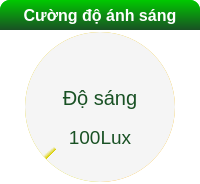
                              <widget class="QFrame" name="Top_Ctrl_frame_3">
                               <property name="sizePolicy">
                                <sizepolicy hsizetype="Preferred" vsizetype="Expanding">
                                 <horstretch>0</horstretch>
                                 <verstretch>0</verstretch>
                                </sizepolicy>
                               </property>
                               <property name="styleSheet">
                                <string notr="true">background-color: rgb(255, 255, 255);
border-radius: 10px;</string>
                               </property>
                               <property name="frameShape">
                                <enum>QFrame::StyledPanel</enum>
                               </property>
                               <property name="frameShadow">
                                <enum>QFrame::Raised</enum>
                               </property>
                               <layout class="QVBoxLayout" name="verticalLayout_31">
                                <property name="spacing">
                                 <number>0</number>
                                </property>
                                <property name="leftMargin">
                                 <number>0</number>
                                </property>
                                <property name="topMargin">
                                 <number>0</number>
                                </property>
                                <property name="rightMargin">
                                 <number>0</number>
                                </property>
                                <property name="bottomMargin">
                                 <number>0</number>
                                </property>
                                <item>
                                 <widget class="QFrame" name="Top_Ctrl_frame3_header">
                                  <property name="styleSheet">
                                   <string notr="true">background-color: rgb(0, 200, 0);</string>
                                  </property>
                                  <property name="frameShape">
                                   <enum>QFrame::StyledPanel</enum>
                                  </property>
                                  <property name="frameShadow">
                                   <enum>QFrame::Raised</enum>
                                  </property>
                                  <layout class="QVBoxLayout" name="verticalLayout_21">
                                   <property name="spacing">
                                    <number>0</number>
                                   </property>
                                   <property name="leftMargin">
                                    <number>0</number>
                                   </property>
                                   <property name="topMargin">
                                    <number>0</number>
                                   </property>
                                   <property name="rightMargin">
                                    <number>0</number>
                                   </property>
                                   <property name="bottomMargin">
                                    <number>0</number>
                                   </property>
                                   <item>
                                    <widget class="QPushButton" name="Top_Ctrl_header3">
                                     <property name="minimumSize">
                                      <size>
                                       <width>0</width>
                                       <height>30</height>
                                      </size>
                                     </property>
                                     <property name="font">
                                      <font>
                                       <family>Segoe UI</family>
                                       <pointsize>12</pointsize>
                                       <weight>75</weight>
                                       <bold>true</bold>
                                      </font>
                                     </property>
                                     <property name="styleSheet">
                                      <string notr="true">color: rgb(255, 255, 255);
background-color: qlineargradient(spread:pad, x1:0, y1:0, x2:0, y2:1, stop:0 rgba(0, 201, 0, 255), stop:1 rgba(25, 81, 36, 255));
border-bottom-left-radius: 0px;
border-bottom-right-radius: 0px;</string>
                                     </property>
                                     <property name="text">
                                      <string>Cường độ ánh sáng</string>
                                     </property>
                                    </widget>
                                   </item>
                                  </layout>
                                 </widget>
                                </item>
                                <item>
                                 <widget class="QFrame" name="Top_Ctrl_frame3_body">
                                  <property name="sizePolicy">
                                   <sizepolicy hsizetype="Preferred" vsizetype="Expanding">
                                    <horstretch>0</horstretch>
                                    <verstretch>0</verstretch>
                                   </sizepolicy>
                                  </property>
                                  <property name="styleSheet">
                                   <string notr="true">background-color: rgba(0, 0, 0, 0);</string>
                                  </property>
                                  <property name="frameShape">
                                   <enum>QFrame::StyledPanel</enum>
                                  </property>
                                  <property name="frameShadow">
                                   <enum>QFrame::Raised</enum>
                                  </property>
                                  <layout class="QHBoxLayout" name="horizontalLayout_15">
                                   <property name="leftMargin">
                                    <number>0</number>
                                   </property>
                                   <property name="topMargin">
                                    <number>2</number>
                                   </property>
                                   <property name="rightMargin">
                                    <number>0</number>
                                   </property>
                                   <property name="bottomMargin">
                                    <number>2</number>
                                   </property>
                                   <item>
                                    <widget class="QFrame" name="Brightness">
                                     <property name="minimumSize">
                                      <size>
                                       <width>150</width>
                                       <height>150</height>
                                      </size>
                                     </property>
                                     <property name="maximumSize">
                                      <size>
                                       <width>150</width>
                                       <height>150</height>
                                      </size>
                                     </property>
                                     <property name="styleSheet">
                                      <string notr="true">background-color: qconicalgradient(cx:0.5, cy:0.5, angle:270.7, stop:0 rgba(255, 170, 0, 255), stop:1 rgba(213, 213, 0, 255));
border-radius: 75px;</string>
                                     </property>
                                     <property name="frameShape">
                                      <enum>QFrame::StyledPanel</enum>
                                     </property>
                                     <property name="frameShadow">
                                      <enum>QFrame::Raised</enum>
                                     </property>
                                     <layout class="QVBoxLayout" name="verticalLayout_78">
                                      <property name="spacing">
                                       <number>0</number>
                                      </property>
                                      <property name="leftMargin">
                                       <number>0</number>
                                      </property>
                                      <property name="topMargin">
                                       <number>0</number>
                                      </property>
                                      <property name="rightMargin">
                                       <number>0</number>
                                      </property>
                                      <property name="bottomMargin">
                                       <number>0</number>
                                      </property>
                                      <item>
                                       <widget class="QFrame" name="frame_28">
                                        <property name="styleSheet">
                                         <string notr="true">/*background-color: qconicalgradient(cx:0.5, cy:0.5, angle:224.5, stop:0 rgba(245, 245, 245, 255), stop:0.25 rgba(245, 245, 245, 255), stop:0.251351 rgba(0, 0, 0, 0));
*/
border-radius: 75px;
background-color: qconicalgradient(cx:0.5, cy:0.5, angle:224.5, stop:0 rgba(245, 245, 245, 255), stop:0.99005 rgba(245, 245, 245, 255), stop:1 rgba(0, 0, 0, 0));</string>
                                        </property>
                                        <property name="frameShape">
                                         <enum>QFrame::StyledPanel</enum>
                                        </property>
                                        <property name="frameShadow">
                                         <enum>QFrame::Raised</enum>
                                        </property>
                                        <layout class="QHBoxLayout" name="horizontalLayout_14">
                                         <property name="leftMargin">
                                          <number>14</number>
                                         </property>
                                         <property name="topMargin">
                                          <number>14</number>
                                         </property>
                                         <property name="rightMargin">
                                          <number>14</number>
                                         </property>
                                         <property name="bottomMargin">
                                          <number>14</number>
                                         </property>
                                         <item>
                                          <widget class="QFrame" name="frame_29">
                                           <property name="styleSheet">
                                            <string notr="true">background-color: rgb(245, 245, 245);
border-radius: 61px;</string>
                                           </property>
                                           <property name="frameShape">
                                            <enum>QFrame::StyledPanel</enum>
                                           </property>
                                           <property name="frameShadow">
                                            <enum>QFrame::Raised</enum>
                                           </property>
                                           <layout class="QVBoxLayout" name="verticalLayout_79">
                                            <property name="topMargin">
                                             <number>30</number>
                                            </property>
                                            <item>
                                             <widget class="QPushButton" name="pushButton_15">
                                              <property name="font">
                                               <font>
                                                <family>Segoe UI</family>
                                                <pointsize>15</pointsize>
                                                <weight>50</weight>
                                                <bold>false</bold>
                                               </font>
                                              </property>
                                              <property name="styleSheet">
                                               <string notr="true">color: qlineargradient(spread:pad, x1:0, y1:0, x2:0, y2:1, stop:0 rgba(0, 201, 0, 255), stop:1 rgba(25, 81, 36, 255));
background-color: rgba(0, 0, 0, 0);</string>
                                              </property>
                                              <property name="text">
                                               <string>Độ sáng</string>
                                              </property>
                                             </widget>
                                            </item>
                                            <item>
                                             <widget class="QPushButton" name="pushButton_16">
                                              <property name="font">
                                               <font>
                                                <pointsize>14</pointsize>
                                               </font>
                                              </property>
                                              <property name="styleSheet">
                                               <string notr="true">color: qlineargradient(spread:pad, x1:0, y1:0, x2:0, y2:1, stop:0 rgba(0, 201, 0, 255), stop:1 rgba(25, 81, 36, 255));
background-color: rgba(0, 0, 0, 0);</string>
                                              </property>
                                              <property name="text">
                                               <string>100Lux</string>
                                              </property>
                                             </widget>
                                            </item>
                                           </layout>
                                          </widget>
                                         </item>
                                        </layout>
                                       </widget>
                                      </item>
                                     </layout>
                                    </widget>
                                   </item>
                                  </layout>
                                 </widget>
                                </item>
                               </layout>
                              </widget>
